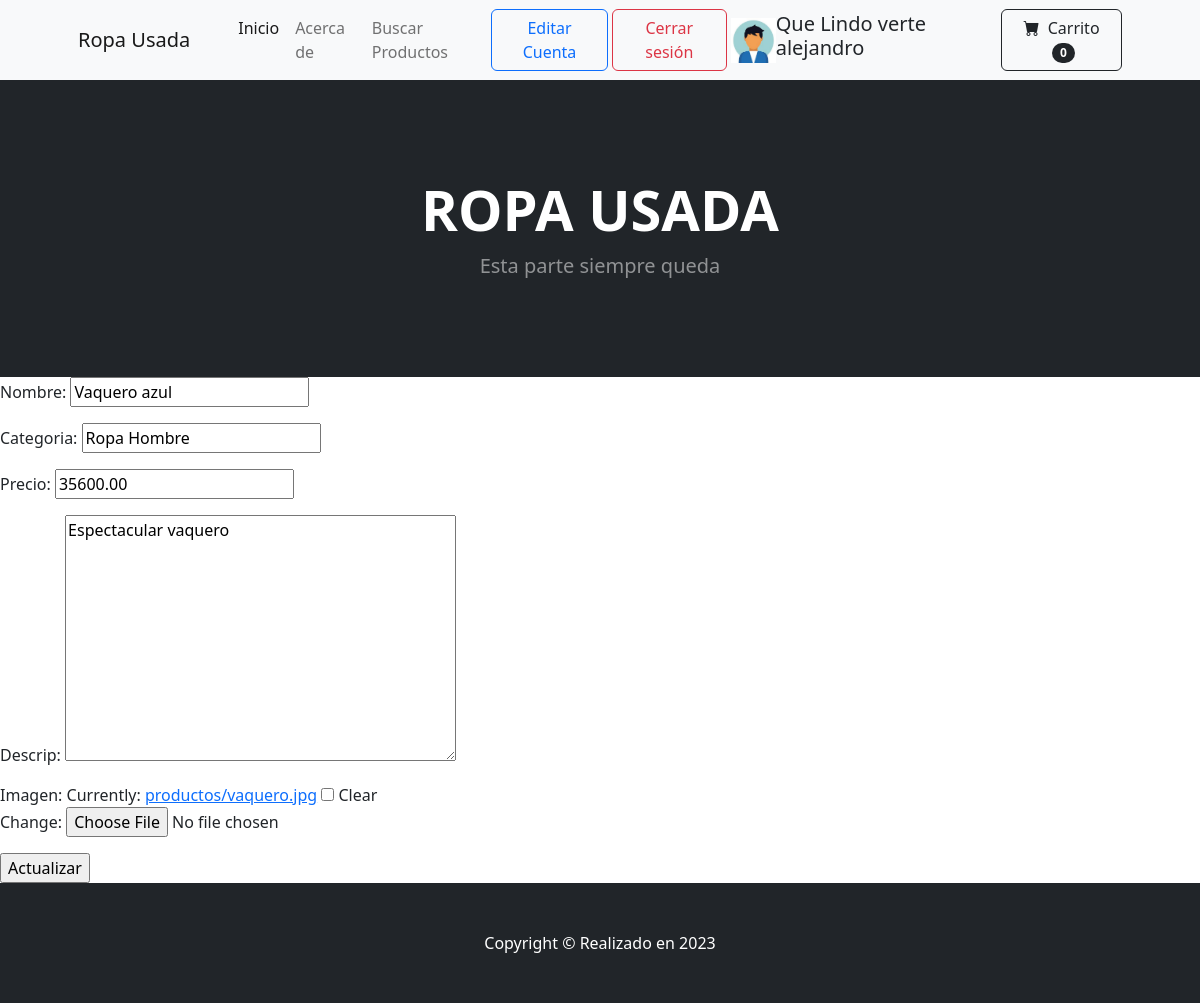
/class-up-producto/3/ (signed in), run on the app's committed database.
### MiApp/models.py (models this page shows, shortened)
class Productos(models.Model):
    nombre     = models.CharField(max_length=80)
    categoria  = models.CharField(max_length=20)
    precio     = models.DecimalField(max_digits=19, decimal_places=2)
    descrip    = models.TextField(blank=True)
    imagen     = models.ImageField(upload_to='productos', null=True, blank = True)

### MiApp/views.py (the view)
# urls.py: path('class-up-producto/<pk>/', views.ProductoUpdateView.as_view(), name="Pro_Up"),
class ProductoUpdateView(LoginRequiredMixin, UpdateView):
    model = Productos
    success_url = reverse_lazy("List")
    fields = ["nombre", "categoria", "precio", "descrip", "imagen" ]
    template_name = "MiApp/producto_update.html"

### CarritoApp/context_processors.py (called while the page is built)
def total_carrito (request):
    total = 0
    totitem = 0
    if request.user.is_authenticated:
        if request.session.get("carrito"):
            for key , value in request.session["carrito"].items():
                total += float(value["acumulado"])
                totitem += int(value["cantidad"])
    return {"total_carrito" : total,
            "total_items" : totitem}

### MiApp/context_processors.py (called while the page is built)
def custom_avatar(request):
    context = auth(request)
    user = context['user']
    if user.is_authenticated:
        try:
            image = User1.objects.get(user= request.user.id)
            mi_avatar = image.dame_ruta()
        except:
            mi_avatar = ""
        if len(mi_avatar) > 0:
            context['mi_avatar'] = mi_avatar
        else:
            context['mi_avatar'] = f"{settings.MEDIA_URL}avatares/generico.png"
    return context

### MiApp/models.py (called while the page is built)
    def dame_ruta(self):
        return f"{settings.MEDIA_URL}{self.imagen}"

### MiApp/templates/MiApp/producto_update.html (shortened to what this page needs)
{% extends 'MiApp/base.html' %}
{% load static %}
{% block seccion1 %}
<form method="POST" enctype="multipart/form-data">
    {{ form.as_p }}
    <input type="submit" value="Actualizar">
</form>
{% endblock seccion1 %}

### MiApp/templates/MiApp/base.html (shortened to what this page needs)
<!DOCTYPE html>
{% load static %}
<html lang="en">
    <head>
        <link href="https://cdn.jsdelivr.net/npm/bootstrap-icons@1.5.0/font/bootstrap-icons.css" rel="stylesheet" />
        <link href="{% static 'MiApp/css/styles.css' %}" rel="stylesheet" />
    </head>
    <body>
        <nav class="navbar navbar-expand-lg navbar-light bg-light">
            <div class="container px-4 px-lg-5">
                <a class="navbar-brand" href="#!">Ropa Usada</a>
                <div class="collapse navbar-collapse" id="navbarSupportedContent">
                    <ul class="navbar-nav me-auto mb-2 mb-lg-0 ms-lg-4">
                        <li class="nav-item"><a class="nav-link active" aria-current="page" href="{% url 'List' %}">Inicio</a></li>
                        <li class="nav-item"><a class="nav-link" href="{% url 'About' %}">Acerca de</a></li>
                        <li class="nav-item"><a class="nav-link" href="{% url 'BuscarProducto' %}">Buscar Productos</a></li>
                    </ul>
                    {% if request.user.is_authenticated %}
                        <a type="button" class="btn btn-outline-primary me-1" href="{% url 'Edit' %}"> Editar Cuenta </a>
                        <a type="button" class="btn btn-outline-danger me-1" href="{% url 'Logout' %}"> Cerrar sesión </a>
                        {% if mi_avatar %}
                            <img style=" height:45px; width:45px;" src="{{mi_avatar}}" alt="">
                        {% endif %}
                        <h5> Que Lindo verte {{user.username}}</h5>
                        <a type="button" class="btn btn-outline-dark" href="{% url 'read_carrito' %}">
                            <i class="bi-cart-fill me-1"></i>
                            Carrito
                            <span class="badge bg-dark text-white ms-1 rounded-pill">{{total_items}}</span>
                        </a>
                        {% else %}
                        <a type="button" class="btn btn-outline-primary me-1" href="{% url 'Registro' %}"> Registrarse </a>
                        <a type="button" class="btn btn-outline-danger me-1" href="{% url 'Login' %}"> Ingresar </a>
                    {% endif %}
                </div>
            </div>
        </nav>
        <header class="bg-dark py-5">
            <div class="container px-4 px-lg-5 my-5">
                <div class="text-center text-white">
                    <h1 class="display-4 fw-bolder">ROPA USADA</h1>
                    <p class="lead fw-normal text-white-50 mb-0">Esta parte siempre queda</p>
                </div>
            </div>
        </header>
       {%  block seccion1 %}
       {%  endblock seccion1 %}
        <footer class="py-5 bg-dark">
            <div class="container"><p class="m-0 text-center text-white">Copyright &copy; Realizado en 2023</p></div>
        </footer>
    </body>
</html>

### data on the page
Productos: nombre "Vaquero azul", categoria "Ropa Hombre", precio "35600.00", descrip "Espectacular vaquero"

### other printed values
{{ user.username }} "alejandro"
{{ total_items }} "0"
